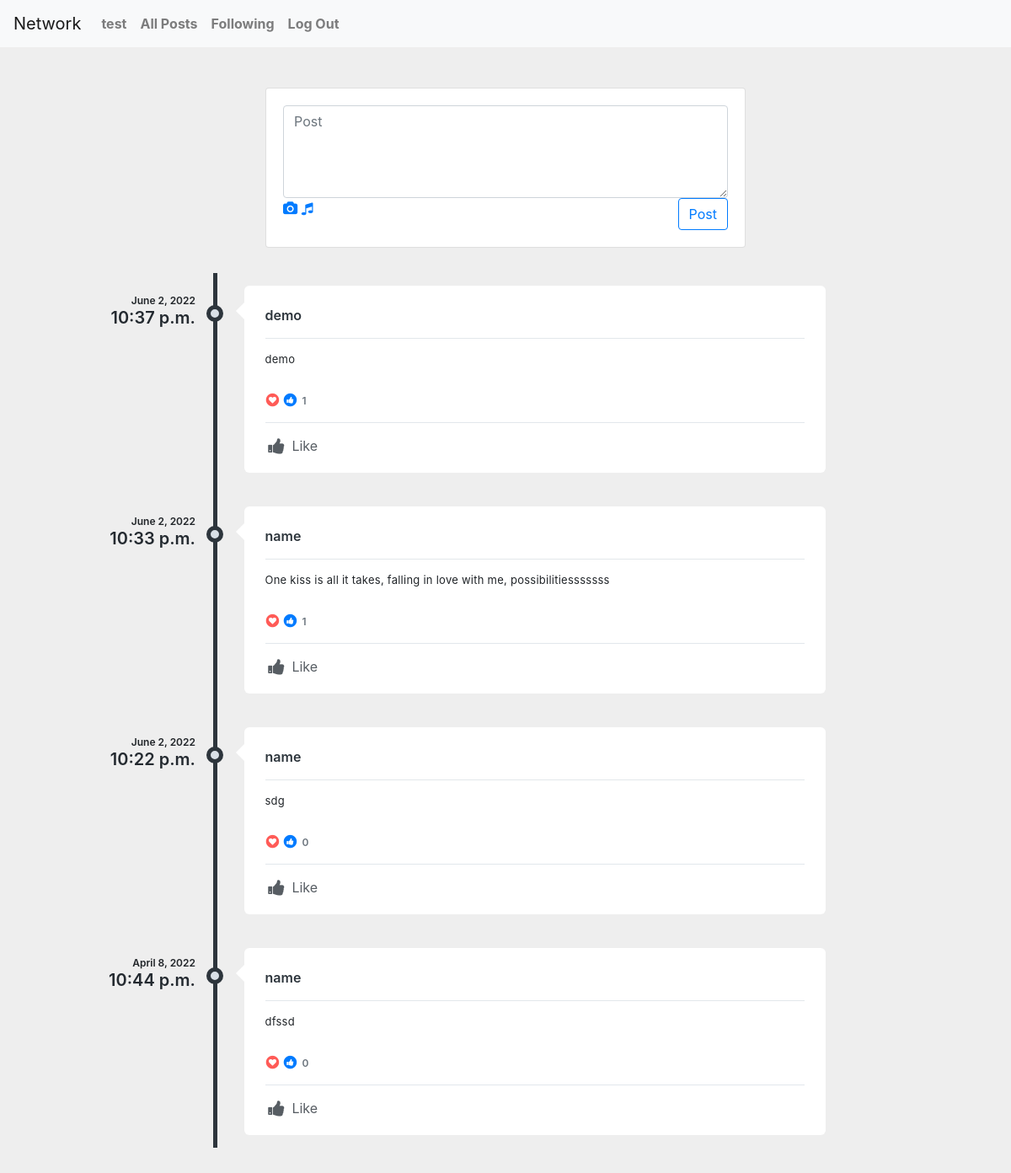
Screenshot of / (signed in) with the database file from the repository.
### network/models.py (models this page shows, shortened)
class User(AbstractUser):
    pass

class Posts(models.Model):
    person = models.ForeignKey(User, on_delete=models.CASCADE)
    post = models.CharField(max_length=280)
    timestamp = models.DateTimeField(auto_now_add=True)
    likes = models.ManyToManyField(User, related_name= 'likes')
    def likes_as_flat_user_id_list(self):
        return self.likes.values_list('id', flat=True)

### network/views.py (the view)
# urls.py: path("", views.index, name="index"),
def index(request):
    get = Posts.objects.all().order_by('-id')
    paginator = Paginator(get, 10)
    page_number = request.GET.get('page')
    page_obj = paginator.get_page(page_number)
    return render(request, "network/index.html", {"page_obj": page_obj})

### network/templates/network/index.html (shortened to what this page needs)
{% extends "network/layout.html" %}
{% load static %}
{% block body %}
 <div class="col-lg-7 col-xl-6 mx-auto mt-5">
                <div class="card card-white grid-margin">
                    <div class="card-body">
                        <div class="post">
                            <form action="{% url 'posts' %}" method="post">
                            <textarea id ="text" name="text" class="form-control" placeholder="Post" rows="4"></textarea>
                            <div class="post-options">
                                <a href="#"><i class="fa fa-camera"></i></a>
                                <a href="#"><i class="fa fa-music"></i></a>
                                <button class="btn btn-outline-primary float-right">Post</button>
                            </div>
                            </form>
                        </div>
                    </div>
                </div>
   </div>
               <div class="profile-content">
               <div class="tab-content p-0">
                  <div class="tab-pane fade active show" id="profile-post">
                     <ul class="timeline">
                         {% for post in page_obj %}
                        <li>
                           <div class="timeline-time">
                              <span class="date">{{post.timestamp.date}}</span>
                              <span class="time">{{post.timestamp.time}}</span>
                           </div>
                           <div class="timeline-icon">
                              <a href="javascript:;">&nbsp;</a>
                           </div>
                           <div class="timeline-body">
                              <div class="timeline-header">
                                 <span class="username"><a href="{% url 'username' post.person %}">{{post.person}}</a> <small></small></span>
                              </div>
                              <div class="timeline-content">
                                 <p data-id= "{{post.pk}}">
                                   {{post.post}}
                                 </p>
                              </div>
                              <div class="timeline-likes">
                                 <div class="stats">
                                    <span class="fa-stack fa-fw stats-icon">
                                    <i class="fa fa-circle fa-stack-2x text-danger"></i>
                                    <i class="fa fa-heart fa-stack-1x fa-inverse t-plus-1"></i>
                                    </span>
                                    <span class="fa-stack fa-fw stats-icon">
                                    <i class="fa fa-circle fa-stack-2x text-primary"></i>
                                    <i class="fa fa-thumbs-up fa-stack-1x fa-inverse"></i>
                                    </span>
                                    <span data-id= "{{post.pk}}6" class="stats-total">{{post.likes.count }} </span>
                                 </div>
                              </div>
                              <div class="timeline-footer">
                                 {% if request.user.id in post.likes_as_flat_user_id_list %}
                                 <a href="javascript:;" onclick="updatelike('{{post.pk}}')" data-id="{{post.pk}}7" class="alreadyliked m-r-15 text-inverse-lighter"><i class="fa fa-thumbs-up fa-fw fa-lg m-r-3"></i> Like</a>
                                 {% else %}
                                 <a href="javascript:;" onclick="updatelike('{{post.pk}}')" data-id="{{post.pk}}7" class="m-r-15 text-inverse-lighter"><i class="fa fa-thumbs-up fa-fw fa-lg m-r-3"></i> Like</a>
                                 {% endif %}
                              </div>
                           </div>
                           </li>
                           {% endfor%}
                        </ul>
{% endblock %}

### network/templates/network/layout.html (shortened to what this page needs)
{% load static %}
<!DOCTYPE html>
<html lang="en">
    <head>
<link rel="stylesheet" href="https://cdn.jsdelivr.net/npm/bootstrap@4.0.0/dist/css/bootstrap.min.css">
        <link href="{% static 'network/styles.css' %}" rel="stylesheet">
        <link rel="stylesheet" href="https://cdnjs.cloudflare.com/ajax/libs/font-awesome/4.7.0/css/font-awesome.min.css">
    </head>
    <body>
        <nav class="navbar navbar-expand-lg navbar-light bg-light">
            <a class="navbar-brand" href="#">Network</a>
          <div class="collapse navbar-collapse" id="navbarNavAltMarkup">
            <div>
              <ul class="navbar-nav mr-auto">
                {% if user.is_authenticated %}
                    <li class="nav-item">
                        <a class="nav-link" href="{% url 'username' user.username %}"><strong>{{ user.username }}</strong></a>
                    </li>
                {% endif %}
                <li class="nav-item">
                  <a class="nav-link" href="{% url 'index' %}"><strong>All Posts</strong></a>
                </li>
                {% if user.is_authenticated %}
                    <li class="nav-item">
                        <a class="nav-link" href="{% url 'following' user.id %}"><strong>Following</strong></a>
                    </li>
                    <li class="nav-item">
                        <a class="nav-link" href="{% url 'logout' %}"><strong>Log Out</strong></a>
                    </li>
                {% endif %}
              </ul>
            </div>
            </div>
          </nav>
        <div class="body">
            {% block body %}
            {% endblock %}
        </div>
    </body>
</html>

### network/static/network/styles.css (style rules this page uses)
body { background:#eee; }
.b-minus-1, .b-minus-10, .b-minus-2, .b-minus-3, .b-minus-4, .b-minus-5, .b-minus-6, .b-minus-7, .b-minus-8, .b-minus-9, .b-plus-1, .b-plus-10, .b-plus-2, .b-plus-3, .b-plus-4, .b-plus-5, .b-plus-6, .b-plus-7, .b-plus-8, .b-plus-9, .l-minus-1, .l-minus-2, .l-minus-3, .l-minus-4, .l-minus-5, .l-minus-6, .l-minus-7, .l-minus-8, .l-minus-9, .l-plus-1, .l-plus-10, .l-plus-2, .l-plus-3, .l-plus-4, .l-plus-5, .l-plus-6, .l-plus-7, .l-plus-8, .l-plus-9, .r-minus-1, .r-minus-10, .r-minus-2, .r-minus-3, .r-minus-4, .r-minus-5, .r-minus-6, .r-minus-7, .r-minus-8, .r-minus-9, .r-plus-1, .r-plus-10, .r-plus-2, .r-plus-3, .r-plus-4, .r-plus-5, .r-plus-6, .r-plus-7, .r-plus-8, .r-plus-9, .t-minus-1, .t-minus-10, .t-minus-2, .t-minus-3, .t-minus-4, .t-minus-5, .t-minus-6, .t-minus-7, .t-minus-8, .t-minus-9, .t-plus-1, .t-plus-10, .t-plus-2, .t-plus-3, .t-plus-4, .t-plus-5, .t-plus-6, .t-plus-7, .t-plus-8, .t-plus-9 { position: relative!important }
.profile-content { padding: 25px; border-radius: 4px }
.profile-content:after, .profile-content:before { content: ''; display: table; clear: both }
.profile-content .tab-content, .profile-content .tab-pane { background: 0 0 }
.timeline { list-style-type: none; margin: 0; padding: 0; position: relative }
.timeline:before { content: ''; position: absolute; top: 5px; bottom: 5px; width: 5px; background: #2d353c; left: 20%; margin-left: -2.5px }
.timeline>li { position: relative; min-height: 50px; padding: 20px 0 }
.timeline .timeline-time { position: absolute; left: 0; width: 18%; text-align: right; top: 30px }
.timeline .timeline-time .date, .timeline .timeline-time .time { display: block; font-weight: 600 }
.timeline .timeline-time .date { line-height: 16px; font-size: 12px }
.timeline .timeline-time .time { line-height: 24px; font-size: 20px; color: #242a30 }
.timeline .timeline-icon { left: 15%; position: absolute; width: 10%; text-align: center; top: 40px }
.timeline .timeline-icon a { text-decoration: none; width: 20px; height: 20px; display: inline-block; border-radius: 20px; background: #d9e0e7; line-height: 10px; color: #fff; font-size: 14px; border: 5px solid #2d353c; transition: border-color .2s linear }
.timeline .timeline-body { margin-left: 23%; margin-right: 17%; background: #fff; position: relative; padding: 20px 25px; border-radius: 6px }
.timeline .timeline-body:before { content: ''; display: block; position: absolute; border: 10px solid transparent; border-right-color: #fff; left: -20px; top: 20px }
.timeline .timeline-body>div+div { margin-top: 15px }
.timeline .timeline-body>div+div:last-child { margin-bottom: -20px; padding-bottom: 20px; border-radius: 0 0 6px 6px }
.timeline-header { padding-bottom: 10px; border-bottom: 1px solid #e2e7eb; line-height: 30px }
.timeline-header .username { font-size: 16px; font-weight: 600 }
.timeline-header .username, .timeline-header .username a { color: #2d353c }
.timeline-content { letter-spacing: .25px; line-height: 18px; font-size: 13px }
.timeline-content:after, .timeline-content:before { content: ''; display: table; clear: both }
.timeline-footer { background: #fff; border-top: 1px solid #e2e7ec; padding-top: 15px }
.timeline-footer a:not(.btn) { color: #575d63 }
.timeline-likes { color: #6d767f; font-weight: 600; font-size: 12px }
.timeline-likes .stats-total { display: inline-block; line-height: 20px }
.timeline-likes .stats-icon { float: left; margin-right: 5px; font-size: 9px }
.timeline-likes .stats-icon+.stats-icon { margin-left: -2px }
.text-danger, .text-red { color: #ff5b57!important; }

### rows the page displays
User: username "test"
Posts: timestamp "June 2, 2022", timestamp.time "10:37 p.m.", person "demo", post "demo", likes.count "1"
Posts: timestamp "June 2, 2022", timestamp.time "10:33 p.m.", person "name", post "One kiss is all it takes, falling in love with me, possibilitiesssssss", likes.count "1"
Posts: timestamp "June 2, 2022", timestamp.time "10:22 p.m.", person "name", post "sdg", likes.count "0"
Posts: timestamp "April 8, 2022", timestamp.time "10:44 p.m.", person "name", post "dfssd", likes.count "0"
